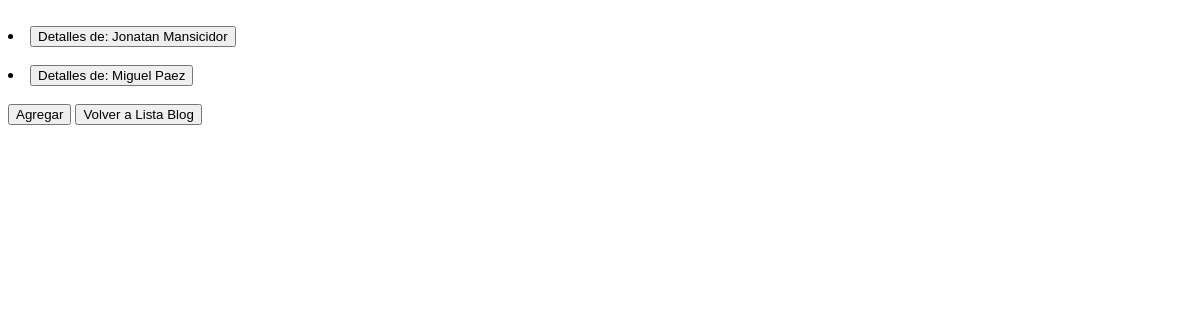
/blog/lista-persona, run on an earlier commit of the app's database.
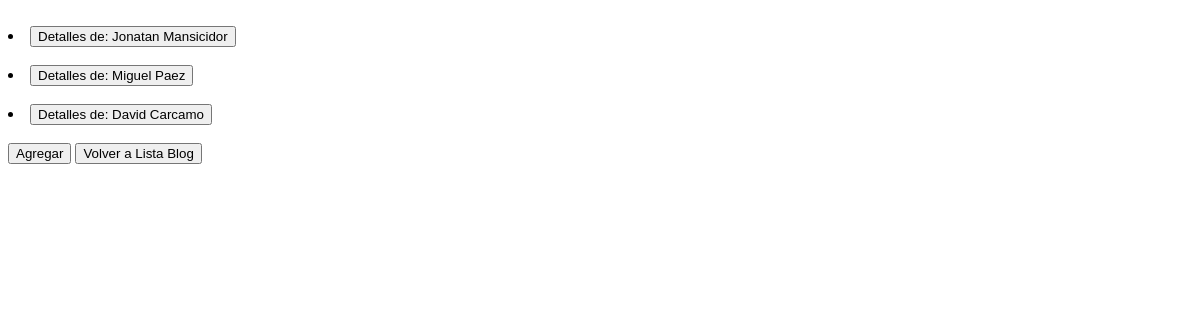
And on a later commit of the database.
### blog_web/models.py (models this page shows)
class Persona(models.Model):
    nombre_completo = models.CharField(max_length=255)
    edad = models.IntegerField()
    email = models.CharField(max_length=255)

### blog_web/views.py (the view)
# urls.py: path("lista-persona", views.Personalist.as_view(), name="persona_list"),
class Personalist(ListView):
    model = Persona
    template_name = "blog_web/personaList.html"

### blog_web/templates/blog_web/personaList.html (shortened to what this page needs)
{% load bootstrap5 %}
{% if object_list %}
{% for blog in object_list %}
    <li>
    {% block content %}
        <a href="{% url 'persona_detail' blog.id %}"><button type="button" class="btn btn-primary">Detalles de: {{blog.nombre_completo}}</button></a>
        {% endblock %}
    </li>
    {% endfor %}
<a href="{% url 'persona_crear'%}"><button type="button" class="btn btn-primary">Agregar</button></a>
<a href="{% url 'blog_list' %}"><button type="button" class="btn btn-primary">Volver a Lista Blog</button></a>
{% else %}
  <h1> No hay blogs</h1>
{% endif %}

What changed in the data, as far as the page shows it:
added Persona: nombre_completo "David Carcamo"
